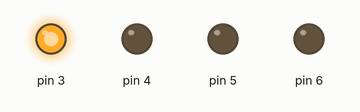
Simulated run of this sketch. Board: Arduino Uno, built with avr-gcc and run on an emulated ATmega328P. Shown: output pins drawn as LEDs (lit = HIGH).

Above: at 0.05 s.
At 0.6 s:
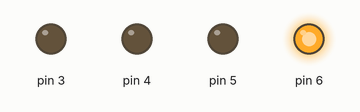
At 1.26 s:
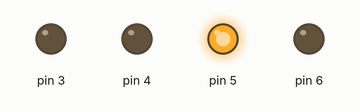
At 1.81 s:
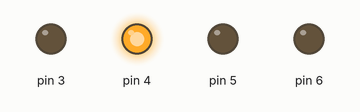
At 2.47 s:
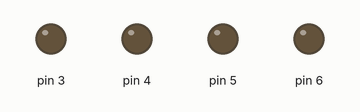
Timing chart, 0 to 3.0 s (numbered marks = the images above):
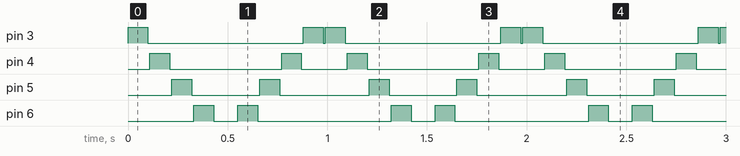

The sketch:

kayit.lnk.ino
```cpp
void setup() {
  Serial.begin(9600);
  pinMode(3,OUTPUT);
  pinMode(4,OUTPUT);
  pinMode(5,OUTPUT);
  pinMode(6,OUTPUT);

}

void loop() {

  int i;
  for(i = 3;i<7;i++)
  {
    digitalWrite(i,HIGH);
    delay(100);
    digitalWrite(i,LOW);
    delay(10);
  }
  for(i = 7;i>2;i--)
  {
    digitalWrite(i,HIGH);
    delay(100);
    digitalWrite(i,LOW);
    delay(10);
  }


}
```

Measured:
- by itself, pin 3: repeats every 0.99 s: LOW 0.78 s, HIGH 0.10 s, LOW 0.01 s, HIGH 0.10 s
- by itself, pin 4: repeats every 0.99 s: LOW 0.56 s, HIGH 0.10 s, LOW 0.23 s, HIGH 0.10 s
- by itself, pin 5: repeats every 0.99 s: LOW 0.34 s, HIGH 0.10 s, LOW 0.45 s, HIGH 0.10 s
- by itself, pin 6: repeats every 0.99 s: LOW 0.12 s, HIGH 0.10 s, LOW 0.67 s, HIGH 0.10 s
